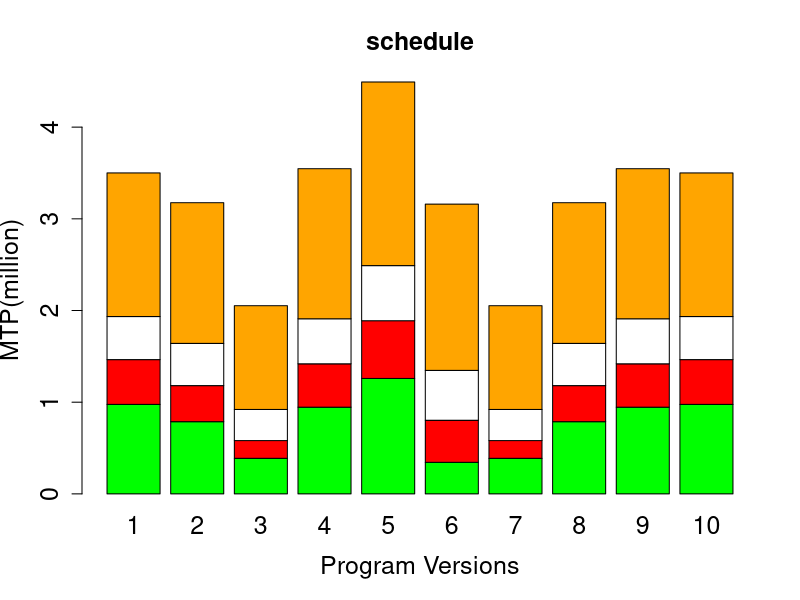

Source code (R):
setwd('C:/Research/Experiment/DataAnalysis/barGraph')

colors = c("green","red","white","orange")
nbar = 10
nblock = 4
# read the data from csv file, save to list
d = read.csv("schedule.csv", head=FALSE, sep=",",na.strings = "")
show(d)
# change the list to matrix
m = matrix(unlist(d),nbar+1,nblock)
show(m)
# delete the first row
m = m[-1,]
show(m)
# change the data type
m = as.numeric(as.character(m))
# change the unit to million
m = m/1000000
show(m)
# construct matri
m = matrix(m,nrow=nblock,ncol=nbar,byrow=TRUE)
# Create the bar chart.
barplot(m,main="schedule",cex.axis=1.5,cex.lab=1.5, cex.main=1.5,cex.names=1.5,names.arg=c(1:nbar),xlab="Program Versions",ylab="MTP(million)",col=colors)
